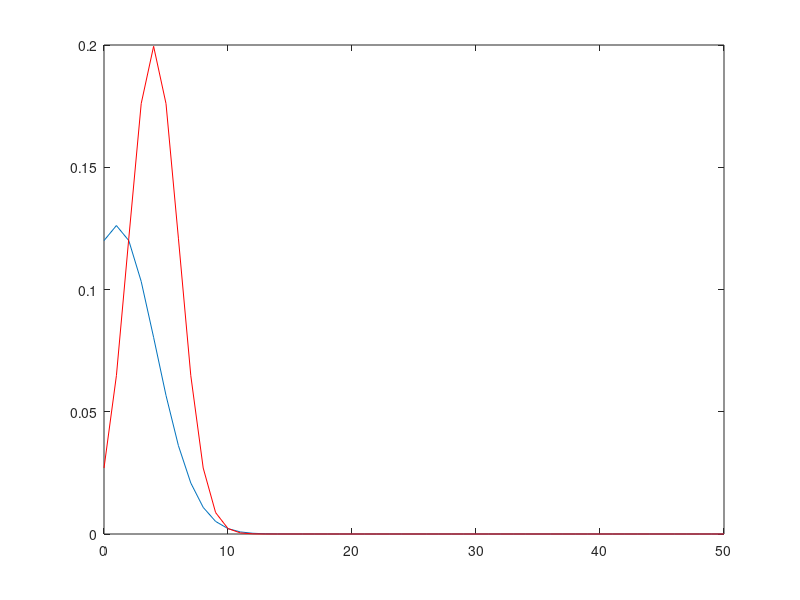
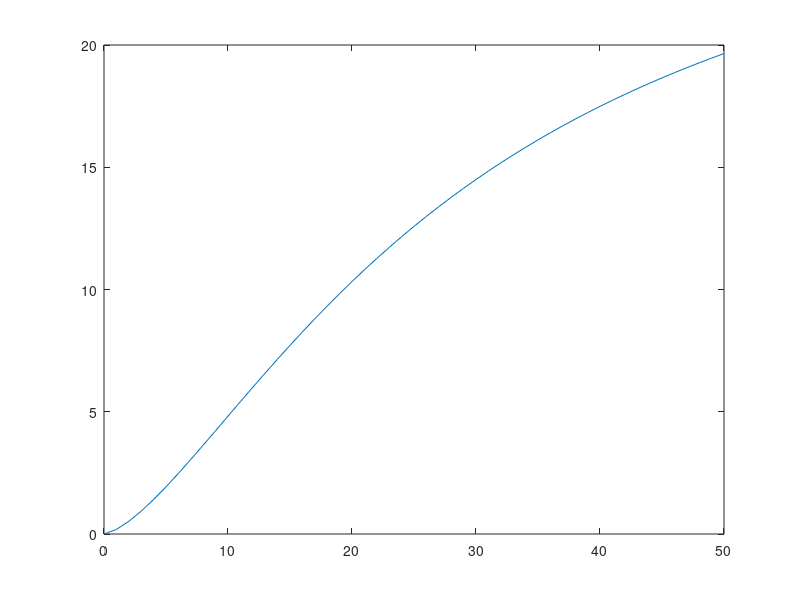

Write the MATLAB code that produced these figures, in order.
% ORN-PN simulation

% ORN noise and signal params
ORNfr = [0:50] ; % firing rate of single ORN at several concentrations of odor
ORNfrStd = 10 ; % std of signal 

ORNfrSpont = 4 ; % average firing rate of spont activity
ORNfrSpontStd = 4 ; % std of firing rate of spont activty

ORNfrToAssess = 1 ; % ability to discriminate this ORN response from spont. noise

% ORN-PN nonlinearity params
Rmax = 30 ; % maximum firing rate of PN
hmax = 2 ; % half max of ORN-PN function
m = 100 ; % scale factor of supression for this ORN
ORNSfr = [300:350] ; % firing rate of all ORNS to given odor

% make ORN sig and noise dist
ORNsigDist = gmdistribution(ORNfrToAssess,ORNfrStd) ;
ORNsigDist = pdf(ORNsigDist,ORNfr') ;

ORNspontDist = gmdistribution(ORNfrSpont,ORNfrSpontStd) ;
ORNspontDist = pdf(ORNspontDist,ORNfr') ;

% ORN-PN nonlinearity
PNfr = Rmax*(ORNfr.^1.5./(ORNfr.^1.5+m*(ORNSfr./190)+hmax)) ; % PN firing rate

% figure
figure % ORN signal and noise dist
plot(ORNfr,ORNsigDist)
hold on
plot(ORNfr,ORNspontDist,'r')

figure % ORN-PN function
plot(ORNfr,PNfr) 